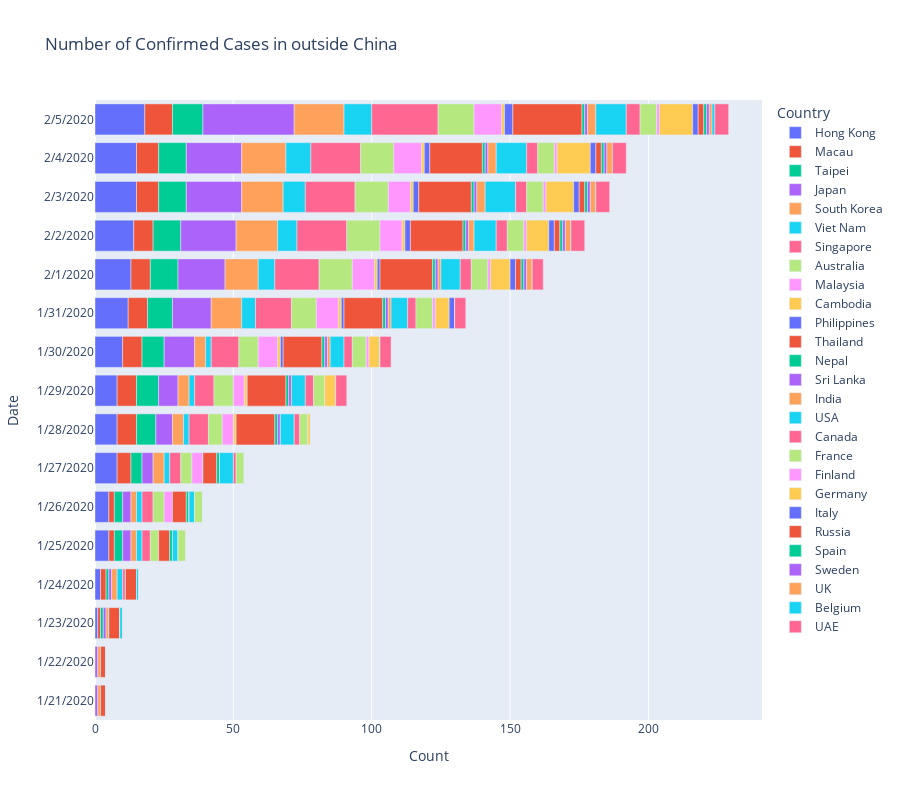

The code cell stored with this chart in its notebook:
### Code cell
fig = px.bar(corona_df[corona_df['Country']!='China'], 
             y="Date", x="Count", color='Country', orientation='h', height=800,
             # height=600, width=1000,
             title='Number of Confirmed Cases in outside China')
fig.update_layout(uniformtext_minsize=8, uniformtext_mode='hide')
fig.show()

### Figure 1 — Plotly figure (JSON) as saved in the notebook; plotly's stock layout.template omitted (floating-point values rounded to 4 significant figures)
{"data": [{"alignmentgroup": "True", "hoverlabel": {"namelength": 0}, "hovertemplate": "Country=Hong Kong<br>Count=%{x}<br>Date=%{y}", "legendgroup": "Hong Kong", "marker": {"color": "#636efa"}, "name": "Hong Kong", "offsetgroup": "Hong Kong", "orientation": "h", "showlegend": true, "textposition": "auto", "type": "bar", "x": [0, 0, 1, 2, 5, 5, 8, 8, 8, 10, 12, 13, 14, 15, 15, 18], "xaxis": "x", "y": ["1/21/2020", "1/22/2020", "1/23/2020", "1/24/2020", "1/25/2020", "1/26/2020", "1/27/2020", "1/28/2020", "1/29/2020", "1/30/2020", "1/31/2020", "2/1/2020", "2/2/2020", "2/3/2020", "2/4/2020", "2/5/2020"], "yaxis": "y"}, {"alignmentgroup": "True", "hoverlabel": {"namelength": 0}, "hovertemplate": "Country=Macau<br>Count=%{x}<br>Date=%{y}", "legendgroup": "Macau", "marker": {"color": "#EF553B"}, "name": "Macau", "offsetgroup": "Macau", "orientation": "h", "showlegend": true, "textposition": "auto", "type": "bar", "x": [0, 0, 1, 2, 2, 2, 5, 7, 7, 7, 7, 7, 7, 8, 8, 10], "xaxis": "x", "y": ["1/21/2020", "1/22/2020", "1/23/2020", "1/24/2020", "1/25/2020", "1/26/2020", "1/27/2020", "1/28/2020", "1/29/2020", "1/30/2020", "1/31/2020", "2/1/2020", "2/2/2020", "2/3/2020", "2/4/2020", "2/5/2020"], "yaxis": "y"}, {"alignmentgroup": "True", "hoverlabel": {"namelength": 0}, "hovertemplate": "Country=Taipei<br>Count=%{x}<br>Date=%{y}", "legendgroup": "Taipei", "marker": {"color": "#00cc96"}, "name": "Taipei", "offsetgroup": "Taipei", "orientation": "h", "showlegend": true, "textposition": "auto", "type": "bar", "x": [0, 0, 1, 1, 3, 3, 4, 7, 8, 8, 9, 10, 10, 10, 10, 11], "xaxis": "x", "y": ["1/21/2020", "1/22/2020", "1/23/2020", "1/24/2020", "1/25/2020", "1/26/2020", "1/27/2020", "1/28/2020", "1/29/2020", "1/30/2020", "1/31/2020", "2/1/2020", "2/2/2020", "2/3/2020", "2/4/2020", "2/5/2020"], "yaxis": "y"}, {"alignmentgroup": "True", "hoverlabel": {"namelength": 0}, "hovertemplate": "Country=Japan<br>Count=%{x}<br>Date=%{y}", "legendgroup": "Japan", "marker": {"color": "#ab63fa"}, "name": "Japan", "offsetgroup": "Japan", "orientation": "h", "showlegend": true, "textposition": "auto", "type": "bar", "x": [1, 1, 1, 1, 3, 3, 4, 6, 7, 11, 14, 17, 20, 20, 20, 33], "xaxis": "x", "y": ["1/21/2020", "1/22/2020", "1/23/2020", "1/24/2020", "1/25/2020", "1/26/2020", "1/27/2020", "1/28/2020", "1/29/2020", "1/30/2020", "1/31/2020", "2/1/2020", "2/2/2020", "2/3/2020", "2/4/2020", "2/5/2020"], "yaxis": "y"}, {"alignmentgroup": "True", "hoverlabel": {"namelength": 0}, "hovertemplate": "Country=South Korea<br>Count=%{x}<br>Date=%{y}", "legendgroup": "South Korea", "marker": {"color": "#FFA15A"}, "name": "South Korea", "offsetgroup": "South Korea", "orientation": "h", "showlegend": true, "textposition": "auto", "type": "bar", "x": [1, 1, 1, 2, 2, 2, 4, 4, 4, 4, 11, 12, 15, 15, 16, 18], "xaxis": "x", "y": ["1/21/2020", "1/22/2020", "1/23/2020", "1/24/2020", "1/25/2020", "1/26/2020", "1/27/2020", "1/28/2020", "1/29/2020", "1/30/2020", "1/31/2020", "2/1/2020", "2/2/2020", "2/3/2020", "2/4/2020", "2/5/2020"], "yaxis": "y"}, {"alignmentgroup": "True", "hoverlabel": {"namelength": 0}, "hovertemplate": "Country=Viet Nam<br>Count=%{x}<br>Date=%{y}", "legendgroup": "Viet Nam", "marker": {"color": "#19d3f3"}, "name": "Viet Nam", "offsetgroup": "Viet Nam", "orientation": "h", "showlegend": true, "textposition": "auto", "type": "bar", "x": [0, 0, 0, 2, 2, 2, 2, 2, 2, 2, 5, 6, 7, 8, 9, 10], "xaxis": "x", "y": ["1/21/2020", "1/22/2020", "1/23/2020", "1/24/2020", "1/25/2020", "1/26/2020", "1/27/2020", "1/28/2020", "1/29/2020", "1/30/2020", "1/31/2020", "2/1/2020", "2/2/2020", "2/3/2020", "2/4/2020", "2/5/2020"], "yaxis": "y"}, {"alignmentgroup": "True", "hoverlabel": {"namelength": 0}, "hovertemplate": "Country=Singapore<br>Count=%{x}<br>Date=%{y}", "legendgroup": "Singapore", "marker": {"color": "#FF6692"}, "name": "Singapore", "offsetgroup": "Singapore", "orientation": "h", "showlegend": true, "textposition": "auto", "type": "bar", "x": [0, 0, 0, 1, 3, 4, 4, 7, 7, 10, 13, 16, 18, 18, 18, 24], "xaxis": "x", "y": ["1/21/2020", "1/22/2020", "1/23/2020", "1/24/2020", "1/25/2020", "1/26/2020", "1/27/2020", "1/28/2020", "1/29/2020", "1/30/2020", "1/31/2020", "2/1/2020", "2/2/2020", "2/3/2020", "2/4/2020", "2/5/2020"], "yaxis": "y"}, {"alignmentgroup": "True", "hoverlabel": {"namelength": 0}, "hovertemplate": "Country=Australia<br>Count=%{x}<br>Date=%{y}", "legendgroup": "Australia", "marker": {"color": "#B6E880"}, "name": "Australia", "offsetgroup": "Australia", "orientation": "h", "showlegend": true, "textposition": "auto", "type": "bar", "x": [0, 0, 0, 0, 3, 4, 4, 5, 7, 7, 9, 12, 12, 12, 12, 13], "xaxis": "x", "y": ["1/21/2020", "1/22/2020", "1/23/2020", "1/24/2020", "1/25/2020", "1/26/2020", "1/27/2020", "1/28/2020", "1/29/2020", "1/30/2020", "1/31/2020", "2/1/2020", "2/2/2020", "2/3/2020", "2/4/2020", "2/5/2020"], "yaxis": "y"}, {"alignmentgroup": "True", "hoverlabel": {"namelength": 0}, "hovertemplate": "Country=Malaysia<br>Count=%{x}<br>Date=%{y}", "legendgroup": "Malaysia", "marker": {"color": "#FF97FF"}, "name": "Malaysia", "offsetgroup": "Malaysia", "orientation": "h", "showlegend": true, "textposition": "auto", "type": "bar", "x": [0, 0, 0, 0, 0, 3, 4, 4, 4, 7, 8, 8, 8, 8, 10, 10], "xaxis": "x", "y": ["1/21/2020", "1/22/2020", "1/23/2020", "1/24/2020", "1/25/2020", "1/26/2020", "1/27/2020", "1/28/2020", "1/29/2020", "1/30/2020", "1/31/2020", "2/1/2020", "2/2/2020", "2/3/2020", "2/4/2020", "2/5/2020"], "yaxis": "y"}, {"alignmentgroup": "True", "hoverlabel": {"namelength": 0}, "hovertemplate": "Country=Cambodia<br>Count=%{x}<br>Date=%{y}", "legendgroup": "Cambodia", "marker": {"color": "#FECB52"}, "name": "Cambodia", "offsetgroup": "Cambodia", "orientation": "h", "showlegend": true, "textposition": "auto", "type": "bar", "x": [0, 0, 0, 0, 0, 0, 0, 1, 1, 1, 1, 1, 1, 1, 1, 1], "xaxis": "x", "y": ["1/21/2020", "1/22/2020", "1/23/2020", "1/24/2020", "1/25/2020", "1/26/2020", "1/27/2020", "1/28/2020", "1/29/2020", "1/30/2020", "1/31/2020", "2/1/2020", "2/2/2020", "2/3/2020", "2/4/2020", "2/5/2020"], "yaxis": "y"}, {"alignmentgroup": "True", "hoverlabel": {"namelength": 0}, "hovertemplate": "Country=Philippines<br>Count=%{x}<br>Date=%{y}", "legendgroup": "Philippines", "marker": {"color": "#636efa"}, "name": "Philippines", "offsetgroup": "Philippines", "orientation": "h", "showlegend": true, "textposition": "auto", "type": "bar", "x": [0, 0, 0, 0, 0, 0, 0, 0, 0, 1, 1, 1, 2, 2, 2, 3], "xaxis": "x", "y": ["1/21/2020", "1/22/2020", "1/23/2020", "1/24/2020", "1/25/2020", "1/26/2020", "1/27/2020", "1/28/2020", "1/29/2020", "1/30/2020", "1/31/2020", "2/1/2020", "2/2/2020", "2/3/2020", "2/4/2020", "2/5/2020"], "yaxis": "y"}, {"alignmentgroup": "True", "hoverlabel": {"namelength": 0}, "hovertemplate": "Country=Thailand<br>Count=%{x}<br>Date=%{y}", "legendgroup": "Thailand", "marker": {"color": "#EF553B"}, "name": "Thailand", "offsetgroup": "Thailand", "orientation": "h", "showlegend": true, "textposition": "auto", "type": "bar", "x": [2, 2, 4, 4, 4, 5, 5, 14, 14, 14, 14, 19, 19, 19, 19, 25], "xaxis": "x", "y": ["1/21/2020", "1/22/2020", "1/23/2020", "1/24/2020", "1/25/2020", "1/26/2020", "1/27/2020", "1/28/2020", "1/29/2020", "1/30/2020", "1/31/2020", "2/1/2020", "2/2/2020", "2/3/2020", "2/4/2020", "2/5/2020"], "yaxis": "y"}, {"alignmentgroup": "True", "hoverlabel": {"namelength": 0}, "hovertemplate": "Country=Nepal<br>Count=%{x}<br>Date=%{y}", "legendgroup": "Nepal", "marker": {"color": "#00cc96"}, "name": "Nepal", "offsetgroup": "Nepal", "orientation": "h", "showlegend": true, "textposition": "auto", "type": "bar", "x": [0, 0, 0, 0, 1, 1, 1, 1, 1, 1, 1, 1, 1, 1, 1, 1], "xaxis": "x", "y": ["1/21/2020", "1/22/2020", "1/23/2020", "1/24/2020", "1/25/2020", "1/26/2020", "1/27/2020", "1/28/2020", "1/29/2020", "1/30/2020", "1/31/2020", "2/1/2020", "2/2/2020", "2/3/2020", "2/4/2020", "2/5/2020"], "yaxis": "y"}, {"alignmentgroup": "True", "hoverlabel": {"namelength": 0}, "hovertemplate": "Country=Sri Lanka<br>Count=%{x}<br>Date=%{y}", "legendgroup": "Sri Lanka", "marker": {"color": "#ab63fa"}, "name": "Sri Lanka", "offsetgroup": "Sri Lanka", "orientation": "h", "showlegend": true, "textposition": "auto", "type": "bar", "x": [0, 0, 0, 0, 0, 0, 0, 1, 1, 1, 1, 1, 1, 1, 1, 1], "xaxis": "x", "y": ["1/21/2020", "1/22/2020", "1/23/2020", "1/24/2020", "1/25/2020", "1/26/2020", "1/27/2020", "1/28/2020", "1/29/2020", "1/30/2020", "1/31/2020", "2/1/2020", "2/2/2020", "2/3/2020", "2/4/2020", "2/5/2020"], "yaxis": "y"}, {"alignmentgroup": "True", "hoverlabel": {"namelength": 0}, "hovertemplate": "Country=India<br>Count=%{x}<br>Date=%{y}", "legendgroup": "India", "marker": {"color": "#FFA15A"}, "name": "India", "offsetgroup": "India", "orientation": "h", "showlegend": true, "textposition": "auto", "type": "bar", "x": [0, 0, 0, 0, 0, 0, 0, 0, 0, 1, 1, 1, 2, 3, 3, 3], "xaxis": "x", "y": ["1/21/2020", "1/22/2020", "1/23/2020", "1/24/2020", "1/25/2020", "1/26/2020", "1/27/2020", "1/28/2020", "1/29/2020", "1/30/2020", "1/31/2020", "2/1/2020", "2/2/2020", "2/3/2020", "2/4/2020", "2/5/2020"], "yaxis": "y"}, {"alignmentgroup": "True", "hoverlabel": {"namelength": 0}, "hovertemplate": "Country=USA<br>Count=%{x}<br>Date=%{y}", "legendgroup": "USA", "marker": {"color": "#19d3f3"}, "name": "USA", "offsetgroup": "USA", "orientation": "h", "showlegend": true, "textposition": "auto", "type": "bar", "x": [0, 0, 1, 1, 2, 2, 5, 5, 5, 5, 6, 7, 8, 11, 11, 11], "xaxis": "x", "y": ["1/21/2020", "1/22/2020", "1/23/2020", "1/24/2020", "1/25/2020", "1/26/2020", "1/27/2020", "1/28/2020", "1/29/2020", "1/30/2020", "1/31/2020", "2/1/2020", "2/2/2020", "2/3/2020", "2/4/2020", "2/5/2020"], "yaxis": "y"}, {"alignmentgroup": "True", "hoverlabel": {"namelength": 0}, "hovertemplate": "Country=Canada<br>Count=%{x}<br>Date=%{y}", "legendgroup": "Canada", "marker": {"color": "#FF6692"}, "name": "Canada", "offsetgroup": "Canada", "orientation": "h", "showlegend": true, "textposition": "auto", "type": "bar", "x": [0, 0, 0, 0, 0, 0, 1, 2, 3, 3, 3, 4, 4, 4, 4, 5], "xaxis": "x", "y": ["1/21/2020", "1/22/2020", "1/23/2020", "1/24/2020", "1/25/2020", "1/26/2020", "1/27/2020", "1/28/2020", "1/29/2020", "1/30/2020", "1/31/2020", "2/1/2020", "2/2/2020", "2/3/2020", "2/4/2020", "2/5/2020"], "yaxis": "y"}, {"alignmentgroup": "True", "hoverlabel": {"namelength": 0}, "hovertemplate": "Country=France<br>Count=%{x}<br>Date=%{y}", "legendgroup": "France", "marker": {"color": "#B6E880"}, "name": "France", "offsetgroup": "France", "orientation": "h", "showlegend": true, "textposition": "auto", "type": "bar", "x": [0, 0, 0, 0, 3, 3, 3, 3, 4, 5, 6, 6, 6, 6, 6, 6], "xaxis": "x", "y": ["1/21/2020", "1/22/2020", "1/23/2020", "1/24/2020", "1/25/2020", "1/26/2020", "1/27/2020", "1/28/2020", "1/29/2020", "1/30/2020", "1/31/2020", "2/1/2020", "2/2/2020", "2/3/2020", "2/4/2020", "2/5/2020"], "yaxis": "y"}, {"alignmentgroup": "True", "hoverlabel": {"namelength": 0}, "hovertemplate": "Country=Finland<br>Count=%{x}<br>Date=%{y}", "legendgroup": "Finland", "marker": {"color": "#FF97FF"}, "name": "Finland", "offsetgroup": "Finland", "orientation": "h", "showlegend": true, "textposition": "auto", "type": "bar", "x": [0, 0, 0, 0, 0, 0, 0, 0, 0, 1, 1, 1, 1, 1, 1, 1], "xaxis": "x", "y": ["1/21/2020", "1/22/2020", "1/23/2020", "1/24/2020", "1/25/2020", "1/26/2020", "1/27/2020", "1/28/2020", "1/29/2020", "1/30/2020", "1/31/2020", "2/1/2020", "2/2/2020", "2/3/2020", "2/4/2020", "2/5/2020"], "yaxis": "y"}, {"alignmentgroup": "True", "hoverlabel": {"namelength": 0}, "hovertemplate": "Country=Germany<br>Count=%{x}<br>Date=%{y}", "legendgroup": "Germany", "marker": {"color": "#FECB52"}, "name": "Germany", "offsetgroup": "Germany", "orientation": "h", "showlegend": true, "textposition": "auto", "type": "bar", "x": [0, 0, 0, 0, 0, 0, 0, 1, 4, 4, 5, 7, 8, 10, 12, 12], "xaxis": "x", "y": ["1/21/2020", "1/22/2020", "1/23/2020", "1/24/2020", "1/25/2020", "1/26/2020", "1/27/2020", "1/28/2020", "1/29/2020", "1/30/2020", "1/31/2020", "2/1/2020", "2/2/2020", "2/3/2020", "2/4/2020", "2/5/2020"], "yaxis": "y"}, {"alignmentgroup": "True", "hoverlabel": {"namelength": 0}, "hovertemplate": "Country=Italy<br>Count=%{x}<br>Date=%{y}", "legendgroup": "Italy", "marker": {"color": "#636efa"}, "name": "Italy", "offsetgroup": "Italy", "orientation": "h", "showlegend": true, "textposition": "auto", "type": "bar", "x": [0, 0, 0, 0, 0, 0, 0, 0, 0, 0, 2, 2, 2, 2, 2, 2], "xaxis": "x", "y": ["1/21/2020", "1/22/2020", "1/23/2020", "1/24/2020", "1/25/2020", "1/26/2020", "1/27/2020", "1/28/2020", "1/29/2020", "1/30/2020", "1/31/2020", "2/1/2020", "2/2/2020", "2/3/2020", "2/4/2020", "2/5/2020"], "yaxis": "y"}, {"alignmentgroup": "True", "hoverlabel": {"namelength": 0}, "hovertemplate": "Country=Russia<br>Count=%{x}<br>Date=%{y}", "legendgroup": "Russia", "marker": {"color": "#EF553B"}, "name": "Russia", "offsetgroup": "Russia", "orientation": "h", "showlegend": true, "textposition": "auto", "type": "bar", "x": [0, 0, 0, 0, 0, 0, 0, 0, 0, 0, 0, 2, 2, 2, 2, 2], "xaxis": "x", "y": ["1/21/2020", "1/22/2020", "1/23/2020", "1/24/2020", "1/25/2020", "1/26/2020", "1/27/2020", "1/28/2020", "1/29/2020", "1/30/2020", "1/31/2020", "2/1/2020", "2/2/2020", "2/3/2020", "2/4/2020", "2/5/2020"], "yaxis": "y"}, {"alignmentgroup": "True", "hoverlabel": {"namelength": 0}, "hovertemplate": "Country=Spain<br>Count=%{x}<br>Date=%{y}", "legendgroup": "Spain", "marker": {"color": "#00cc96"}, "name": "Spain", "offsetgroup": "Spain", "orientation": "h", "showlegend": true, "textposition": "auto", "type": "bar", "x": [0, 0, 0, 0, 0, 0, 0, 0, 0, 0, 0, 1, 1, 1, 1, 1], "xaxis": "x", "y": ["1/21/2020", "1/22/2020", "1/23/2020", "1/24/2020", "1/25/2020", "1/26/2020", "1/27/2020", "1/28/2020", "1/29/2020", "1/30/2020", "1/31/2020", "2/1/2020", "2/2/2020", "2/3/2020", "2/4/2020", "2/5/2020"], "yaxis": "y"}, {"alignmentgroup": "True", "hoverlabel": {"namelength": 0}, "hovertemplate": "Country=Sweden<br>Count=%{x}<br>Date=%{y}", "legendgroup": "Sweden", "marker": {"color": "#ab63fa"}, "name": "Sweden", "offsetgroup": "Sweden", "orientation": "h", "showlegend": true, "textposition": "auto", "type": "bar", "x": [0, 0, 0, 0, 0, 0, 0, 0, 0, 0, 0, 1, 1, 1, 1, 1], "xaxis": "x", "y": ["1/21/2020", "1/22/2020", "1/23/2020", "1/24/2020", "1/25/2020", "1/26/2020", "1/27/2020", "1/28/2020", "1/29/2020", "1/30/2020", "1/31/2020", "2/1/2020", "2/2/2020", "2/3/2020", "2/4/2020", "2/5/2020"], "yaxis": "y"}, {"alignmentgroup": "True", "hoverlabel": {"namelength": 0}, "hovertemplate": "Country=UK<br>Count=%{x}<br>Date=%{y}", "legendgroup": "UK", "marker": {"color": "#FFA15A"}, "name": "UK", "offsetgroup": "UK", "orientation": "h", "showlegend": true, "textposition": "auto", "type": "bar", "x": [0, 0, 0, 0, 0, 0, 0, 0, 0, 0, 0, 2, 2, 2, 2, 1], "xaxis": "x", "y": ["1/21/2020", "1/22/2020", "1/23/2020", "1/24/2020", "1/25/2020", "1/26/2020", "1/27/2020", "1/28/2020", "1/29/2020", "1/30/2020", "1/31/2020", "2/1/2020", "2/2/2020", "2/3/2020", "2/4/2020", "2/5/2020"], "yaxis": "y"}, {"alignmentgroup": "True", "hoverlabel": {"namelength": 0}, "hovertemplate": "Country=Belgium<br>Count=%{x}<br>Date=%{y}", "legendgroup": "Belgium", "marker": {"color": "#19d3f3"}, "name": "Belgium", "offsetgroup": "Belgium", "orientation": "h", "showlegend": true, "textposition": "auto", "type": "bar", "x": [0, 0, 0, 0, 0, 0, 0, 0, 0, 0, 0, 0, 0, 0, 0, 1], "xaxis": "x", "y": ["1/21/2020", "1/22/2020", "1/23/2020", "1/24/2020", "1/25/2020", "1/26/2020", "1/27/2020", "1/28/2020", "1/29/2020", "1/30/2020", "1/31/2020", "2/1/2020", "2/2/2020", "2/3/2020", "2/4/2020", "2/5/2020"], "yaxis": "y"}, {"alignmentgroup": "True", "hoverlabel": {"namelength": 0}, "hovertemplate": "Country=UAE<br>Count=%{x}<br>Date=%{y}", "legendgroup": "UAE", "marker": {"color": "#FF6692"}, "name": "UAE", "offsetgroup": "UAE", "orientation": "h", "showlegend": true, "textposition": "auto", "type": "bar", "x": [0, 0, 0, 0, 0, 0, 0, 0, 4, 4, 4, 4, 5, 5, 5, 5], "xaxis": "x", "y": ["1/21/2020", "1/22/2020", "1/23/2020", "1/24/2020", "1/25/2020", "1/26/2020", "1/27/2020", "1/28/2020", "1/29/2020", "1/30/2020", "1/31/2020", "2/1/2020", "2/2/2020", "2/3/2020", "2/4/2020", "2/5/2020"], "yaxis": "y"}], "layout": {"barmode": "relative", "height": 800, "legend": {"title": {"text": "Country"}, "tracegroupgap": 0}, "title": {"text": "Number of Confirmed Cases in outside China"}, "uniformtext": {"minsize": 8, "mode": "hide"}, "xaxis": {"anchor": "y", "domain": [0, 1], "title": {"text": "Count"}}, "yaxis": {"anchor": "x", "domain": [0, 1], "title": {"text": "Date"}}}}
